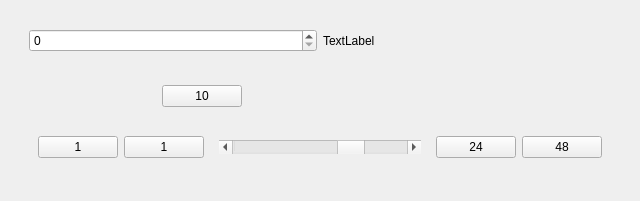
<?xml version="1.0" encoding="UTF-8"?>
<ui version="4.0">
 <class>Form</class>
 <widget class="QWidget" name="Form">
  <property name="geometry">
   <rect>
    <x>0</x>
    <y>0</y>
    <width>640</width>
    <height>197</height>
   </rect>
  </property>
  <property name="windowTitle">
   <string>Form</string>
  </property>
  <layout class="QHBoxLayout" name="horizontalLayout_5">
   <item>
    <widget class="QWidget" name="widget" native="true">
     <property name="sizePolicy">
      <sizepolicy hsizetype="Preferred" vsizetype="Preferred">
       <horstretch>0</horstretch>
       <verstretch>0</verstretch>
      </sizepolicy>
     </property>
     <layout class="QVBoxLayout" name="verticalLayout_2">
      <item>
       <widget class="QWidget" name="widget_2" native="true">
        <layout class="QHBoxLayout" name="horizontalLayout">
         <item>
          <widget class="QSpinBox" name="spinBox"/>
         </item>
         <item>
          <widget class="QLabel" name="label">
           <property name="text">
            <string>TextLabel</string>
           </property>
          </widget>
         </item>
        </layout>
       </widget>
      </item>
      <item>
       <widget class="QWidget" name="widget_3" native="true">
        <layout class="QVBoxLayout" name="verticalLayout_3">
         <item>
          <widget class="QWidget" name="widget_4" native="true">
           <layout class="QHBoxLayout" name="horizontalLayout_2">
            <item>
             <widget class="QWidget" name="widget_6" native="true">
              <property name="sizePolicy">
               <sizepolicy hsizetype="Expanding" vsizetype="Preferred">
                <horstretch>20</horstretch>
                <verstretch>0</verstretch>
               </sizepolicy>
              </property>
             </widget>
            </item>
            <item>
             <widget class="QPushButton" name="pushButton_5">
              <property name="text">
               <string>10</string>
              </property>
             </widget>
            </item>
            <item>
             <widget class="QWidget" name="widget_8" native="true">
              <property name="sizePolicy">
               <sizepolicy hsizetype="Expanding" vsizetype="Preferred">
                <horstretch>60</horstretch>
                <verstretch>0</verstretch>
               </sizepolicy>
              </property>
             </widget>
            </item>
           </layout>
          </widget>
         </item>
         <item>
          <widget class="QWidget" name="widget_5" native="true">
           <layout class="QHBoxLayout" name="horizontalLayout_3">
            <item>
             <widget class="QPushButton" name="pushButton_2">
              <property name="text">
               <string>1</string>
              </property>
             </widget>
            </item>
            <item>
             <widget class="QPushButton" name="pushButton">
              <property name="sizePolicy">
               <sizepolicy hsizetype="Minimum" vsizetype="Fixed">
                <horstretch>0</horstretch>
                <verstretch>0</verstretch>
               </sizepolicy>
              </property>
              <property name="text">
               <string>1</string>
              </property>
             </widget>
            </item>
            <item>
             <widget class="QWidget" name="widget_9" native="true">
              <property name="sizePolicy">
               <sizepolicy hsizetype="Expanding" vsizetype="Preferred">
                <horstretch>0</horstretch>
                <verstretch>0</verstretch>
               </sizepolicy>
              </property>
              <layout class="QHBoxLayout" name="horizontalLayout_4">
               <item>
                <widget class="QScrollBar" name="horizontalScrollBar">
                 <property name="sliderPosition">
                  <number>70</number>
                 </property>
                 <property name="orientation">
                  <enum>Qt::Horizontal</enum>
                 </property>
                 <property name="invertedAppearance">
                  <bool>false</bool>
                 </property>
                </widget>
               </item>
              </layout>
             </widget>
            </item>
            <item>
             <widget class="QPushButton" name="pushButton_3">
              <property name="text">
               <string>24</string>
              </property>
              <property name="flat">
               <bool>false</bool>
              </property>
             </widget>
            </item>
            <item>
             <widget class="QPushButton" name="pushButton_4">
              <property name="text">
               <string>48</string>
              </property>
             </widget>
            </item>
           </layout>
          </widget>
         </item>
        </layout>
       </widget>
      </item>
     </layout>
    </widget>
   </item>
  </layout>
 </widget>
 <resources/>
 <connections/>
</ui>
